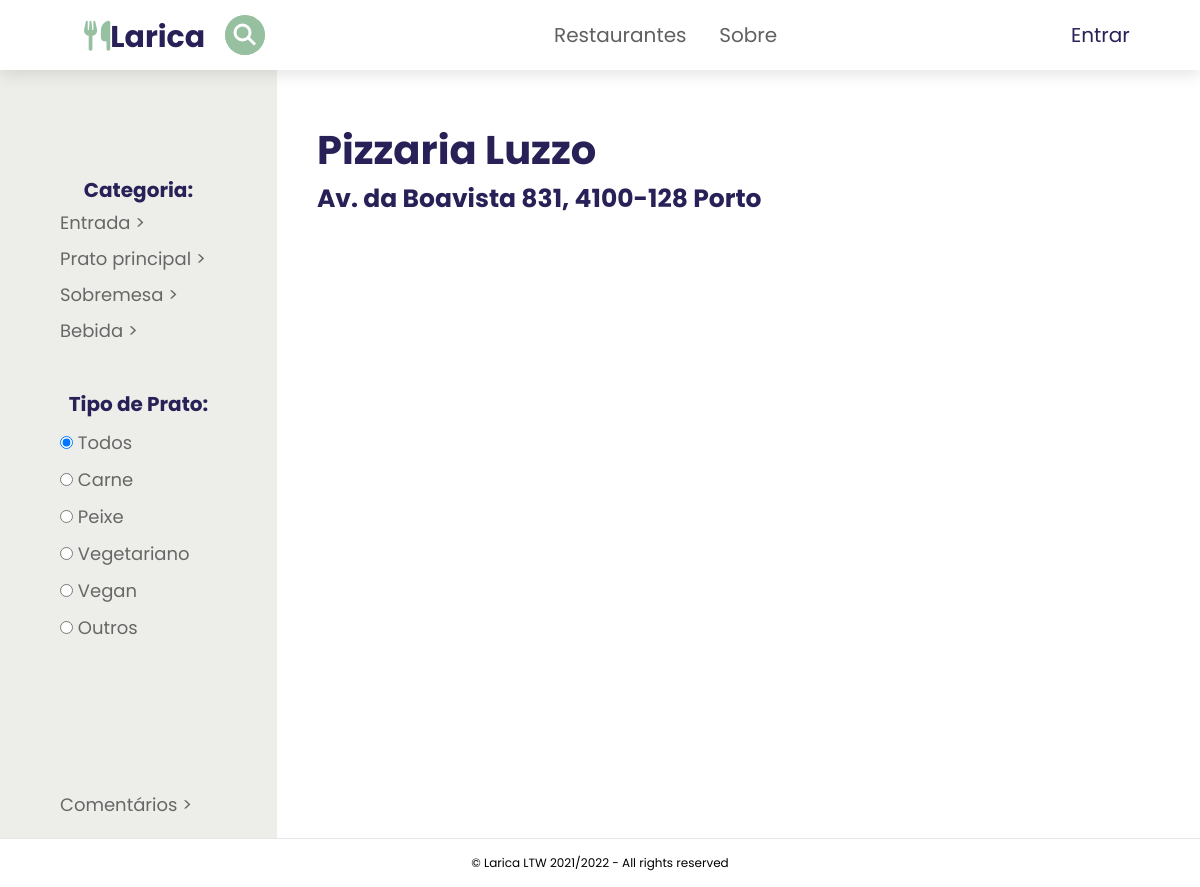
Page /pages/restaurant.php?id=3 on the committed database.
### tables this page shows
CREATE TABLE Meal
(
    id   INTEGER PRIMARY KEY,
    name TEXT
);

CREATE TABLE TypeOfDish
(
    id   INTEGER PRIMARY KEY,
    type TEXT
);

CREATE TABLE Restaurant
(
    id      INTEGER PRIMARY KEY,
    idUser  INTEGER CONSTRAINT aa REFERENCES User (id) ON DELETE CASCADE
        ON UPDATE CASCADE,
    name    TEXT,
    address TEXT UNIQUE,
    image   INTEGER REFERENCES Images(id) default 57
);

### database/filter.class.php (called while the page is built, shortened)
<?php
class Filter {
    public function __construct(int $id, string $name)
    {
        $this->id = $id;
        $this->name=$name;
    }
    static function getFilterfromRestaurant(PDO $db, int $id)
    {
        $stmt = $db->prepare('
        SELECT name
        FROM Category, CategoryRestaurant
        where idRestaurant=? and Category.id = CategoryRestaurant.idCategory
      ');
        $stmt->execute(array($id));
        $filter = $stmt->fetch();
        return $filter['name'];
    }
    static function getMeals(PDO $db):array  {
        $stmt = $db->prepare('
        SELECT *
        FROM Meal
      ');
        $stmt->execute(array());
        $filters = array();
        while ($filter = $stmt->fetch()) {
            $filters[] = new Filter(
                $filter['id'],
                $filter['name']
            );
        }
        return $filters;
    }
    static function getTypeDish(PDO $db):array  {
        $stmt = $db->prepare('
        SELECT *
        FROM TypeOfDish
      ');
        $stmt->execute(array());
        $filters = array();
        while ($filter = $stmt->fetch()) {
            $filters[] = new Filter(
                $filter['id'],
                $filter['type']
            );
        }
        return $filters;
    }
}
?>

### database/restaurant.class.php (called while the page is built, shortened)
<?php
require_once(__DIR__ .'/../database/filter.class.php');
class Restaurant {
    public function __construct(int $id, int $idUser, string $name, string $address, int $image)
    {
        $this->name=$name;
        $this->address=$address;
    }
    static function getRestaurant(PDO $db, int $id) : Restaurant {
        $stmt = $db->prepare('SELECT *  FROM Restaurant WHERE id = ?');
        $stmt->execute(array($id));
        $restaurant = $stmt->fetch();
       $temp=  new Restaurant(
            $restaurant['id'],
            $restaurant['idUser'],
            $restaurant['name'],
            $restaurant['address'],
            $restaurant['image']
        );
        $temp->filt=Filter::getFilterfromRestaurant($db, $restaurant['id']);
        return $temp;
    }
}
?>

### pages/restaurant.php (the view, shortened to what this page needs)
<?php
require_once(__DIR__ . '/../database/restaurant.class.php');
require_once(__DIR__ . '/../database/dish.class.php');
require_once(__DIR__ . '/../database/filter.class.php');
require_once(__DIR__ . '/../templates/common.tpl.php');
$db = getDatabaseConnection();
$idRestaurant = $_GET['id'];
$restaurant = Restaurant::getRestaurant($db, intval($idRestaurant));
$filterMeals = Filter::getMeals($db);
$filterTypes = Filter::getTypeDish($db);
?>
<div class="grid-container" id="restaurantPage">
    <div class = "side">
        <div class="filters">
            <section id = "meal">
                <h2>Categoria:</h2>
                <?php foreach ($filterMeals as $item){?>
                    <a href="#<?=$item->name?>"><?=$item->name?>  > </a>
                <?php } ?>
            </section>
            <section id = "typeOfDish">
                <h2>Tipo de Prato:</h2>
                <label>
                    <input type="radio" name =typeFilter value="todos" id="<?=$idRestaurant?>" checked="checked"> Todos
                </label>
                <?php foreach ($filterTypes as $item){ ?>
                    <label>
                        <input type="radio" name ="typeFilter" id="<?=$idRestaurant?>" value=<?=$item->id?>> <?=$item->name?><i class="fa-solid fa-up-from-bracket"></i>
                    </label>
                <?php } ?>
            </section>
        </div>
        <a class="comments" href="../pages/reviews.php?id=<?=$idRestaurant?>"> Comentários > </a>
    </div>
    <div class="page" id="restaurant-page">
        <h1><?= $restaurant->name ?></h1>
        <h2><?= $restaurant->address ?></h2>
    </div>
</div>

### css/style.css (style rules this page uses)
* { padding: 0; margin:0; box-sizing: border-box; }
:root { --body-font-family: 'Poppins', sans-serif; --body-font-color: #676767; --dark-color: #272157; --light-color: #FFFF; --accent-color: #97C0A0; --section-background-color: #EDEDE9; --box-shadow: 0 0.5rem 1.5rem rgba(0, 0, 0, 0.1); }
body, input { font-family: var(--body-font-family); }
html { font-size: 62.5%; overflow-x: hidden; scroll-padding-top: 5.5rem; scroll-behavior: smooth; }
body { min-height: 100vh; }
body { display: grid; grid-template-rows: auto 1fr auto; grid-template-areas: 'header' 'main' 'footer'; }
#restaurantPage { grid-area: main; display: grid; grid-template-areas: 'side page'; grid-template-columns: .2fr 1fr; width: 100%; }
.side { grid-area: side; position: sticky; display: flex; flex-direction: column; background: var(--section-background-color); }
.side .filters { margin-top: 10rem; }
.side .comments { margin-top: 14rem; padding-bottom: 2rem; }
.side h2 { color: var(--dark-color); font-size: 20px; text-align: center; padding: 5px; }
#meal { display: flex; flex-direction: column; justify-content: space-around; margin-bottom: 30px; }
#meal a { color: var(--body-font-color); text-decoration: none; font-size: 18px; padding-top: 5px; padding-bottom: 1.5rem; line-height: 16px; }
.side a { color: var(--body-font-color); text-decoration: none; font-size: 18px; padding: 5px 2rem 5px 60px; }
#typeOfDish { display: flex; flex-direction: column; justify-content: space-around; }
#typeOfDish label { font-size: 18px; color: var(--body-font-color); padding: 5px 2rem 5px 60px; }
.page, #restaurant-page { grid-area: page; padding: 50px 2rem 4rem 4rem; }
h2 { color: var(--dark-color); font-size: 25px; }
h1 { color: var(--dark-color); font-size: 40px; }
@media (max-width: 1353px) { #restaurantPage { grid-template-columns: .3fr 1fr; } }

### rows in the picture
meal: name "Entrada"
meal: name "Prato principal"
meal: name "Sobremesa"
meal: name "Bebida"
typeofdish: type "Carne"
typeofdish: type "Peixe"
typeofdish: type "Vegetariano"
typeofdish: type "Vegan"
typeofdish: type "Outros"
restaurant: name "Pizzaria Luzzo", address "Av. da Boavista 831, 4100-128 Porto"
